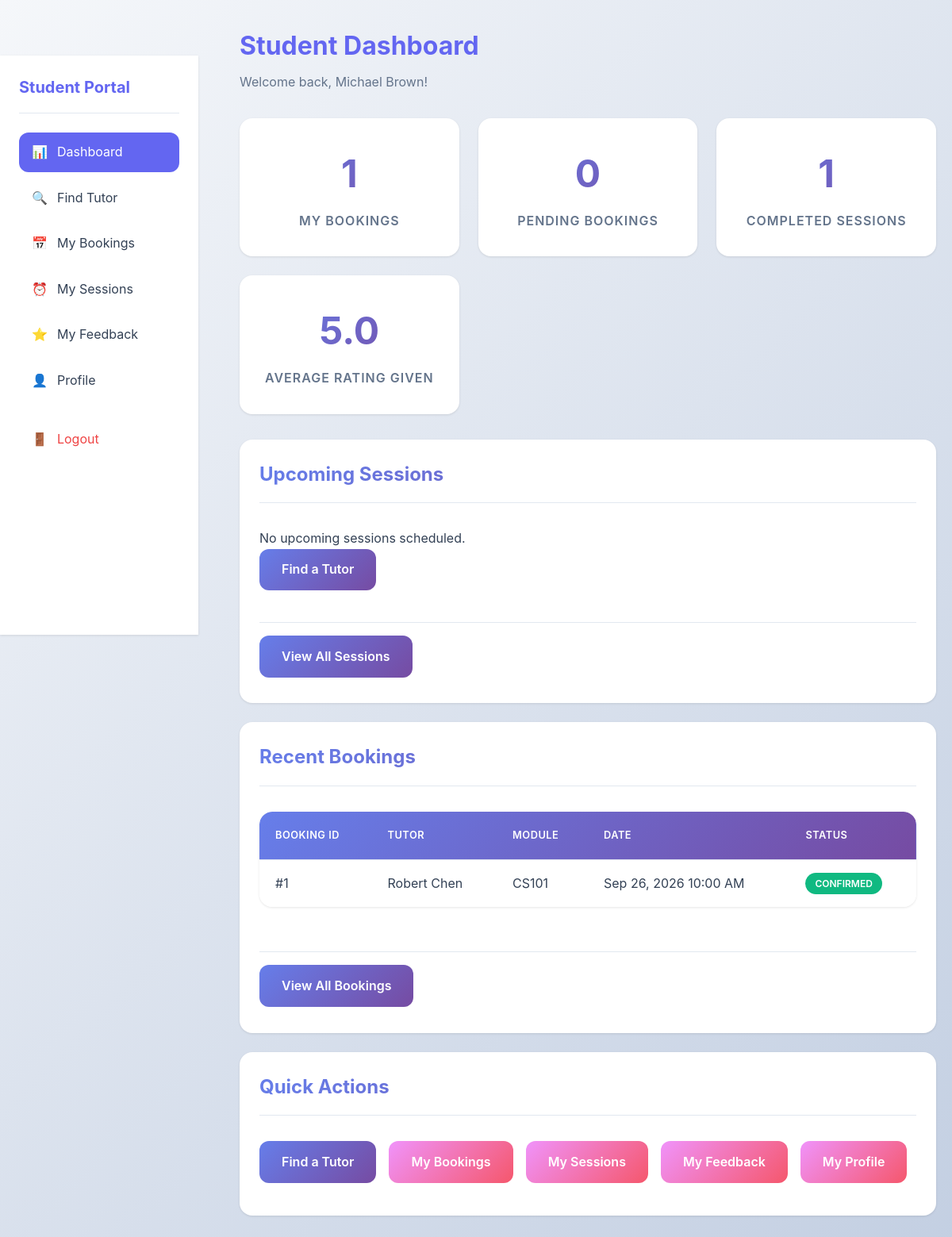
The page /student/dashboard.php (signed in) on the database its author committed.
### tables this page shows
CREATE TABLE bookings (
    booking_id INT AUTO_INCREMENT PRIMARY KEY,
    student_id INT NOT NULL,
    tutor_id INT NOT NULL,
    module_id INT NOT NULL,
    slot_id INT,
    booking_date TIMESTAMP DEFAULT CURRENT_TIMESTAMP,
    status ENUM('pending', 'confirmed', 'completed', 'cancelled') DEFAULT 'pending',
    reason TEXT,
    created_at TIMESTAMP DEFAULT CURRENT_TIMESTAMP,
    FOREIGN KEY (student_id) REFERENCES students(student_id) ON DELETE CASCADE,
    FOREIGN KEY (tutor_id) REFERENCES tutors(tutor_id) ON DELETE CASCADE,
    FOREIGN KEY (module_id) REFERENCES modules(module_id) ON DELETE CASCADE,
    FOREIGN KEY (slot_id) REFERENCES available_slots(slot_id) ON DELETE SET NULL
);

CREATE TABLE tutors (
    tutor_id INT AUTO_INCREMENT PRIMARY KEY,
    tutor_number VARCHAR(20) NOT NULL UNIQUE,
    first_name VARCHAR(50) NOT NULL,
    last_name VARCHAR(50) NOT NULL,
    email VARCHAR(100) NOT NULL UNIQUE,
    password VARCHAR(255) NOT NULL,
    phone VARCHAR(20),
    status ENUM('active', 'inactive') DEFAULT 'active',
    created_at TIMESTAMP DEFAULT CURRENT_TIMESTAMP
);

CREATE TABLE modules (
    module_id INT AUTO_INCREMENT PRIMARY KEY,
    module_code VARCHAR(20) NOT NULL UNIQUE,
    module_name VARCHAR(100) NOT NULL,
    program_id INT NOT NULL,
    created_at TIMESTAMP DEFAULT CURRENT_TIMESTAMP,
    FOREIGN KEY (program_id) REFERENCES programs(program_id) ON DELETE CASCADE
);

### includes/functions.php (called while the page is built, shortened)
<?php
function getCurrentUserId() {
    return $_SESSION['user_id'] ?? null;
}
function getCurrentUserName() {
    return $_SESSION['user_name'] ?? null;
}
function formatDateTime($datetime) {
    return date('M d, Y g:i A', strtotime($datetime));
}
function getBookingStatusBadge($status) {
    $badges = [
        'pending' => 'badge-warning',
        'confirmed' => 'badge-success',
        'completed' => 'badge-info',
        'cancelled' => 'badge-danger'
    ];
    return $badges[$status] ?? 'badge-secondary';
}
function getStudentBookingCount($pdo, $student_id) {
    $stmt = $pdo->prepare("SELECT COUNT(*) as count FROM bookings WHERE student_id = ?");
    $stmt->execute([$student_id]);
    $result = $stmt->fetch();
    return $result['count'] ?? 0;
}
function getStudentCompletedSessionCount($pdo, $student_id) {
    $stmt = $pdo->prepare("SELECT COUNT(*) as count FROM sessions s
                          JOIN bookings b ON s.booking_id = b.booking_id
                          WHERE b.student_id = ? AND s.status = 'completed'");
    $stmt->execute([$student_id]);
    $result = $stmt->fetch();
    return $result['count'] ?? 0;
}
?>

### student/dashboard.php (the view, shortened to what this page needs)
<?php
require_once '../config/database.php';
require_once '../includes/functions.php';
$student_id = getCurrentUserId();
try {
    $stats = [
        'bookings' => getStudentBookingCount($pdo, $student_id),
        'completed_sessions' => getStudentCompletedSessionCount($pdo, $student_id),
        'pending_bookings' => $pdo->prepare("SELECT COUNT(*) as count FROM bookings WHERE student_id = ? AND status = 'pending'"),
        'avg_rating' => $pdo->prepare("SELECT AVG(rating) as avg_rating FROM feedback WHERE student_id = ?")
    ];
    $stats['pending_bookings']->execute([$student_id]);
    $stats['pending_bookings'] = $stats['pending_bookings']->fetch()['count'];
    $stats['avg_rating']->execute([$student_id]);
    $stats['avg_rating'] = $stats['avg_rating']->fetch()['avg_rating'] ?: 0;
    $upcoming_sessions = $pdo->prepare("
        SELECT s.*, b.booking_id, t.first_name as tutor_name, t.last_name as tutor_last_name,
        m.module_code, m.module_name
        FROM sessions s
        JOIN bookings b ON s.booking_id = b.booking_id
        JOIN tutors t ON b.tutor_id = t.tutor_id
        JOIN modules m ON b.module_id = m.module_id
        WHERE b.student_id = ? AND s.status = 'scheduled' AND s.session_date >= CURDATE()
        ORDER BY s.session_date ASC, s.start_time ASC
        LIMIT 5
    ");
    $upcoming_sessions->execute([$student_id]);
    $upcoming_sessions = $upcoming_sessions->fetchAll();
    $recent_bookings = $pdo->prepare("
        SELECT b.*, t.first_name as tutor_name, t.last_name as tutor_last_name,
        m.module_code, m.module_name
        FROM bookings b
        JOIN tutors t ON b.tutor_id = t.tutor_id
        JOIN modules m ON b.module_id = m.module_id
        WHERE b.student_id = ?
        ORDER BY b.booking_date DESC
        LIMIT 5
    ");
    $recent_bookings->execute([$student_id]);
    $recent_bookings = $recent_bookings->fetchAll();
} catch (PDOException $e) {
    $error = 'Error loading dashboard data.';
}
?>
<!DOCTYPE html>
<html lang="en">
<head>
    <link rel="stylesheet" href="../assets/css/style.css">
</head>
<body>
    <div class="dashboard-layout">
        <?php
        include '../includes/sidebar.php';
        ?>
        <div class="main-content">
            <div class="container-fluid">
                <div class="page-header">
                    <h1>Student Dashboard</h1>
                    <p>Welcome back, <?php echo getCurrentUserName(); ?>!</p>
                </div>
                <div class="stats-grid">
                    <div class="stat-card">
                        <h3><?php echo $stats['bookings']; ?></h3>
                        <p>My Bookings</p>
                    </div>
                    <div class="stat-card">
                        <h3><?php echo $stats['pending_bookings']; ?></h3>
                        <p>Pending Bookings</p>
                    </div>
                    <div class="stat-card">
                        <h3><?php echo $stats['completed_sessions']; ?></h3>
                        <p>Completed Sessions</p>
                    </div>
                    <div class="stat-card">
                        <h3><?php echo number_format($stats['avg_rating'], 1); ?></h3>
                        <p>Average Rating Given</p>
                    </div>
                </div>
                <div class="card">
                    <div class="card-header">
                        <h2>Upcoming Sessions</h2>
                    </div>
                    <div class="card-body">
                        <?php if (empty($upcoming_sessions)): ?>
                            <p>No upcoming sessions scheduled.</p>
                            <a href="find_tutor.php" class="btn btn-primary">Find a Tutor</a>
                        <?php endif; ?>
                    </div>
                    <div class="card-footer">
                        <a href="sessions.php" class="btn btn-primary">View All Sessions</a>
                    </div>
                </div>
                <div class="card">
                    <div class="card-header">
                        <h2>Recent Bookings</h2>
                    </div>
                    <div class="card-body">
                        <?php if (empty($recent_bookings)): ?>
                            <p>No bookings yet.</p>
                            <a href="find_tutor.php" class="btn btn-primary">Find a Tutor</a>
                        <?php else: ?>
                            <div class="table-responsive">
                                <table>
                                    <thead>
                                        <tr>
                                            <th>Booking ID</th>
                                            <th>Tutor</th>
                                            <th>Module</th>
                                            <th>Date</th>
                                            <th>Status</th>
                                        </tr>
                                    </thead>
                                    <tbody>
                                        <?php foreach ($recent_bookings as $booking): ?>
                                        <tr>
                                            <td>#<?php echo $booking['booking_id']; ?></td>
                                            <td><?php echo htmlspecialchars($booking['tutor_name'] . ' ' . $booking['tutor_last_name']); ?></td>
                                            <td><?php echo htmlspecialchars($booking['module_code']); ?></td>
                                            <td><?php echo formatDateTime($booking['booking_date']); ?></td>
                                            <td><span class="badge <?php echo getBookingStatusBadge($booking['status']); ?>"><?php echo ucfirst($booking['status']); ?></span></td>
                                        </tr>
                                        <?php endforeach; ?>
                                    </tbody>
                                </table>
                            </div>
                        <?php endif; ?>
                    </div>
                    <div class="card-footer">
                        <a href="bookings.php" class="btn btn-primary">View All Bookings</a>
                    </div>
                </div>
                <div class="card">
                    <div class="card-header">
                        <h2>Quick Actions</h2>
                    </div>
                    <div class="card-body">
                        <div style="display: flex; gap: 1rem; flex-wrap: wrap;">
                            <a href="find_tutor.php" class="btn btn-primary">Find a Tutor</a>
                            <a href="bookings.php" class="btn btn-secondary">My Bookings</a>
                            <a href="sessions.php" class="btn btn-secondary">My Sessions</a>
                            <a href="feedback.php" class="btn btn-secondary">My Feedback</a>
                            <a href="profile.php" class="btn btn-secondary">My Profile</a>
                        </div>
                    </div>
                </div>
            </div>
        </div>
    </div>
</body>
</html>

### rows shown on the page
bookings: booking_id "1", tutor.last_name "Robert Chen", module.module_code "CS101", booking_date "Sep 26, 2026 10:00 AM", status "CONFIRMED"

### other values the page prints
getCurrentUserRole() "Student"
getCurrentUserName() "Michael Brown"
$stats['bookings'] "1"
$stats['pending_bookings'] "0"
$stats['completed_sessions'] "1"
$stats['avg_rating'] "5.0"
